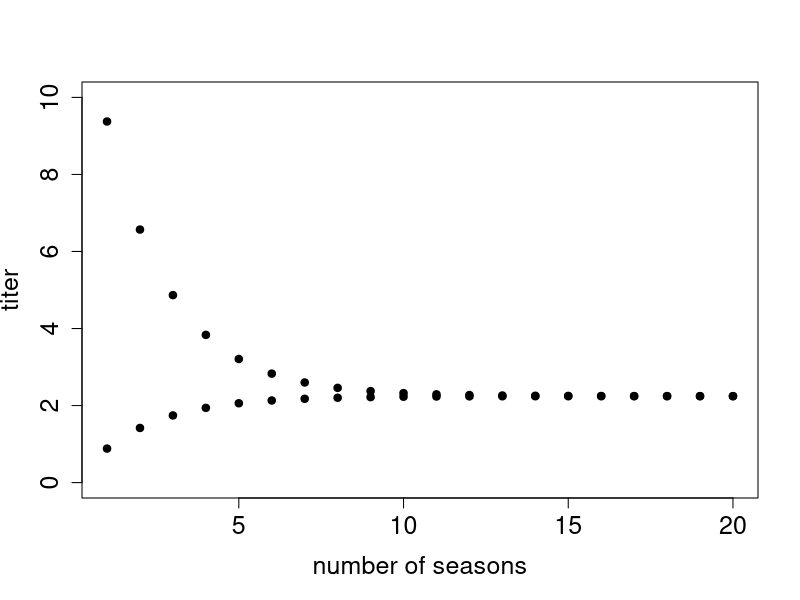
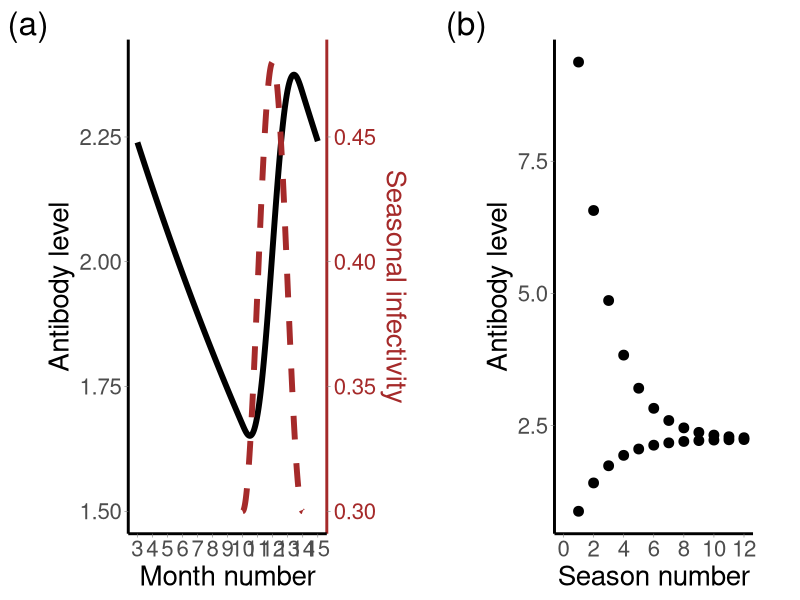

These charts were generated, in order, by the following R code:
#To plot fig 2
rm(list = ls())
library(ggplot2)
library(patchwork)

y<-c()
x<-2.24
m<-12
T1<-3
omega=1/24
A<-1
b<-pi/2
t0<-10
boost<-0
for (i in 1:1100) {

  T2<-T1+i/100
  
  if(T2<=t0){
    boost<-0
  }else if (T2>t0 & T2 <=14){
    integrand1 <- function(t) {b*(1 + cos(b*t - b*m))/(2*pi)*exp(-omega*(T2-t))}
    q<-integrate(integrand1, lower = t0, upper = T2)
    boost<-q$value
  }else{
    boost<-0
  }
  
  y[i]=x * exp(-omega*(T2-T1))+A*boost
}
# plot(y)
# abline(v = 1200, col="red", lwd=3, lty=2)

for (i in 1101:1600) {
  T2<-T1+i/100
  y[i]=y[1100] * exp(-omega*(T2-14)) 
}
# plot(y)

df<-data.frame(t=T1+(1:1600)/100,titer=y)
m<-12
b<-pi/2
x<-seq(from=m-pi/b,to= m+pi/b,by=1/52)

df2<-data.frame(t=seq(from=m-pi/b,to= m+pi/b,by=1/52),
                y=b*(1 + cos(b*x - b*m))/(2*pi))
p1<-ggplot()+
  geom_line(data=df,aes(x=t,y=titer),size=2)+
  geom_line(data=df2,aes(x=t,y=y*1.8+1.5),size=2,colour="brown", linetype="dashed")+
  xlab("Month number") + 
  ylab("Antibody level")+
  scale_y_continuous(
    # Features of the first axis
    name = "Antibody level",
    # Add a second axis and specify its features
    sec.axis = sec_axis( trans=~.*0.2, name="Seasonal infectivity")
  ) +
  scale_fill_brewer(palette = "Dark2")+
  scale_colour_brewer(palette = "Dark2")+
  scale_x_continuous(breaks=c(3,4,5,6,7,8,9,10,11,12,13,14,15),labels = c(3,4,5,6,7,8,9,10,11,12,13,14,15),limits = c(3,15))+
  theme_minimal() +
  theme(
    axis.text.y.right = element_text(color = "brown"),
    axis.title.y.right = element_text(colour = "brown"),
    axis.line.y.right = element_line(color = "brown"), 
    text = element_text(size=20),
    plot.title = element_text(face = "bold", size = 20,hjust = 0.5),
    legend.background = element_rect(fill = "white", size = 1.25, colour = "white"),
    legend.justification = c(0, 1),
    legend.position = "none",
    legend.title = element_blank(),
    axis.ticks = element_line(colour = "grey50", size = 0.2),
    axis.title.y = element_text(size=20),
    axis.title.x = element_text(size=20),
    panel.border = element_blank(),
    panel.grid.major = element_blank(),
    panel.grid.minor = element_blank(),
    axis.line = element_line(colour = "black",size = 1),
    plot.margin = margin(t=0, r=1, b=0, l=0, "cm")
  )+ labs(tag = "(a)")

result<-matrix(0,16,20)
j<-1
for (x in 0:15) {
  for (i in 1:20) {
    A<-1
    m<-12
    b<-pi/2
    T2<-15
    T1<-3
    omega=1/24
    
    integrand1 <- function(t) {b*(1 + cos(b*t - b*m))/(2*pi)*exp(-omega*(T2-t))}
    q<-integrate(integrand1, lower = m-pi/b, upper = m+pi/b)
    
    y=x * exp(-omega*(T2-T1))+A*q$value
    x<-y
    result[j,i]<-x
  }
  j<-j+1
}
plot(result[1,],pch=19,ylim=c(0,10),xlab = "number of seasons",ylab="titer",cex.lab=1.5, cex.axis=1.5)
points(result[15,],pch=19)
  
df<-data.frame(y=c(result[1,],result[15,]),
               x=c(seq(20),seq(20)))
p2<-ggplot(df,aes(x=x,y=y))+geom_point(size=3)+
  scale_x_continuous(breaks=c(0,2,4,6,8,10,12),labels = c(0,2,4,6,8,10,12),limits = c(0,12))+
  theme_minimal() +
  xlab("Season number")+
  ylab("Antibody level")+
  theme(
    text = element_text(size=20),
    plot.title = element_text(face = "bold", size = 20,hjust = 0.5),
    legend.background = element_rect(fill = "white", size = 1.25, colour = "white"),
    legend.justification = c(0, 1),
    legend.position = "none",
    legend.title = element_blank(),
    axis.ticks = element_line(colour = "grey50", size = 0.2),
    axis.title.y = element_text(size=20),
    axis.title.x = element_text(size=20),
    panel.border = element_blank(),
    panel.grid.major = element_blank(),
    panel.grid.minor = element_blank(),
    axis.line = element_line(colour = "black",size = 1),
    plot.margin = margin(t=0, r=1, b=0, l=0, "cm")
  )+ labs(tag = "(b)")
p1+p2

